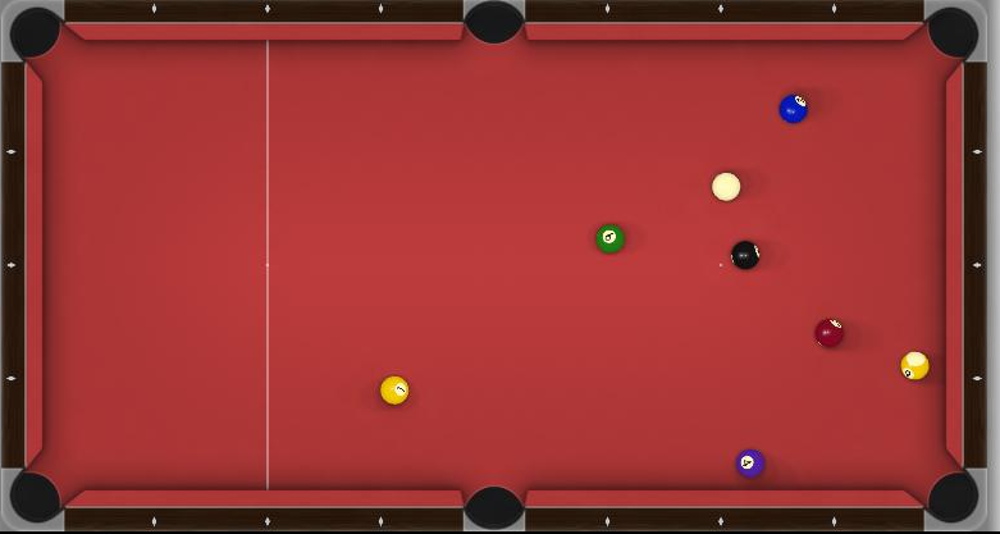
#> input picture poolBIG.png, 1000 x 534 px
$ python -i distance.py   (imports and definitions only)   (older library calls are emulated)
#> lines starting #> are read from the running program, lines starting #| are printed output that depends on the picture; after the words box and inside, x2 and y2 are one past the last pixel; in counts of white or black regions, pixels touching at a corner belong together
#> further down, picture is the input picture: shape (534, 1000, 3); mean B, G, R 52.8, 53.9, 152.1
import cv2
import numpy
import math
from enum import Enum

class CornerDistance:
    """
    An OpenCV pipeline generated by GRIP.
    """

    def __init__(self):
        """initializes all values to presets or None if need to be set
        """

        self.__rgb_threshold_red = [245.36870503597123, 255.0]
        self.__rgb_threshold_green = [0.0, 255.0]
        self.__rgb_threshold_blue = [0.0, 255.0]

        self.rgb_threshold_output = None

        self.__find_contours_input = self.rgb_threshold_output
        self.__find_contours_external_only = False

        self.find_contours_output = None

        self.__filter_contours_contours = self.find_contours_output
        self.__filter_contours_min_area = 1000.0
        self.__filter_contours_min_perimeter = 0
        self.__filter_contours_min_width = 0
        self.__filter_contours_max_width = 1000
        self.__filter_contours_min_height = 0
        self.__filter_contours_max_height = 1000
        self.__filter_contours_solidity = [0, 100]
        self.__filter_contours_max_vertices = 1000000
        self.__filter_contours_min_vertices = 0
        self.__filter_contours_min_ratio = 0
        self.__filter_contours_max_ratio = 1000

        self.filter_contours_output = None


    def process(self, source0):
        """
        Runs the pipeline and sets all outputs to new values.
        """
        # Step RGB_Threshold0:
        self.__rgb_threshold_input = source0
        (self.rgb_threshold_output) = self.__rgb_threshold(self.__rgb_threshold_input, self.__rgb_threshold_red, self.__rgb_threshold_green, self.__rgb_threshold_blue)

        # Step Find_Contours0:
        self.__find_contours_input = self.rgb_threshold_output
        (self.find_contours_output) = self.__find_contours(self.__find_contours_input, self.__find_contours_external_only)

        # Step Filter_Contours0:
        self.__filter_contours_contours = self.find_contours_output
        (self.filter_contours_output) = self.__filter_contours(source0, self.__filter_contours_contours, self.__filter_contours_min_area, self.__filter_contours_min_perimeter, self.__filter_contours_min_width, self.__filter_contours_max_width, self.__filter_contours_min_height, self.__filter_contours_max_height, self.__filter_contours_solidity, self.__filter_contours_max_vertices, self.__filter_contours_min_vertices, self.__filter_contours_min_ratio, self.__filter_contours_max_ratio)

        return self.filter_contours_output

    @staticmethod
    def __rgb_threshold(input, red, green, blue):
        """Segment an image based on color ranges.
        Args:
            input: A BGR numpy.ndarray.
            red: A list of two numbers the are the min and max red.
            green: A list of two numbers the are the min and max green.
            blue: A list of two numbers the are the min and max blue.
        Returns:
            A black and white numpy.ndarray.
        """
        out = cv2.cvtColor(input, cv2.COLOR_BGR2RGB)
        return cv2.inRange(out, (red[0], green[0], blue[0]),  (red[1], green[1], blue[1]))
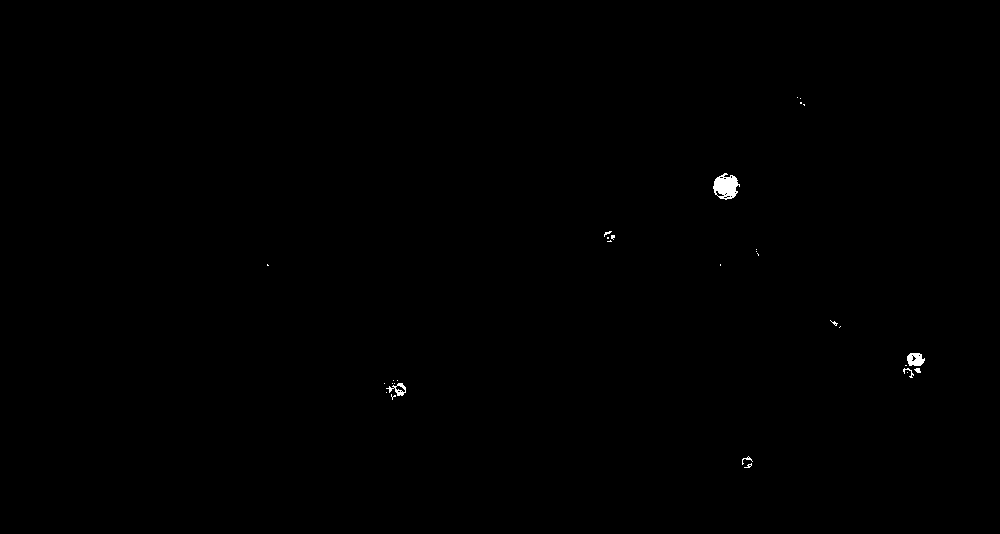
#> returned value: shape (534, 1000); 0.18% white; 31 white regions (25 under 20 px), largest, box (x1, y1, x2, y2) and area: (713, 173, 740, 200) 469, (907, 353, 925, 366) 177, (386, 383, 406, 396) 107, (903, 368, 914, 378) 34, (742, 456, 753, 465) 27, (914, 368, 921, 373) 24

    @staticmethod
    def __find_contours(input, external_only):
        """Sets the values of pixels in a binary image to their distance to the nearest black pixel.
        Args:
            input: A numpy.ndarray.
            external_only: A boolean. If true only external contours are found.
        Return:
            A list of numpy.ndarray where each one represents a contour.
        """
        if(external_only):
            mode = cv2.RETR_EXTERNAL
        else:
            mode = cv2.RETR_LIST
        method = cv2.CHAIN_APPROX_SIMPLE
        im2, contours, hierarchy =cv2.findContours(input, mode=mode, method=method)
        return contours

    @staticmethod
    def __filter_contours(source0, input_contours, min_area, min_perimeter, min_width, max_width,
                        min_height, max_height, solidity, max_vertex_count, min_vertex_count,
                        min_ratio, max_ratio):
        """Filters out contours that do not meet certain criteria.
        Args:
            input_contours: Contours as a list of numpy.ndarray.
            min_area: The minimum area of a contour that will be kept.
            min_perimeter: The minimum perimeter of a contour that will be kept.
            min_width: Minimum width of a contour.
            max_width: MaxWidth maximum width.
            min_height: Minimum height.
            max_height: Maximimum height.
            solidity: The minimum and maximum solidity of a contour.
            min_vertex_count: Minimum vertex Count of the contours.
            max_vertex_count: Maximum vertex Count.
            min_ratio: Minimum ratio of width to height.
            max_ratio: Maximum ratio of width to height.
        Returns:
            Contours as a list of numpy.ndarray.
        """
#> called with min_area = 1000, min_perimeter = 0, min_width = 0, max_width = 1000, min_height = 0, max_height = 1000, max_vertex_count = 1000000, min_vertex_count = 0
        output = []
        corners = []
        for contour in input_contours:
            x,y,w,h = cv2.boundingRect(contour)
            if (w < min_width or w > max_width):
                continue
            if (h < min_height or h > max_height):
                continue
            area = cv2.contourArea(contour)
            if (area < min_area):
                continue
            if (cv2.arcLength(contour, True) < min_perimeter):
                continue
            hull = cv2.convexHull(contour)
            solid = 100 * area / cv2.contourArea(hull)
            if (solid < solidity[0] or solid > solidity[1]):
                continue
            if (len(contour) < min_vertex_count or len(contour) > max_vertex_count):
                continue
            ratio = (float)(w) / h
            if (ratio < min_ratio or ratio > max_ratio):
                continue
            output.append(contour)

            cv2.drawContours(source0, contour, -1, (0, 255, 0), 2)
#> this loop made 50 passes
#> (x, y, w, h, area) on passes 9, 10, 23, 42, 46: (395, 385, 11, 8, 37), (386, 383, 20, 13, 106), (907, 353, 18, 13, 164), (715, 190, 10, 7, 26.5), (713, 173, 27, 27, 458)
#> after the loop, output = []

        for contour in output:
            M = cv2.moments(contour)
            cX = int(M["m10"] / M["m00"])
            cY = int(M["m01"] / M["m00"])
            corners.append([cX,cY])
#> this loop made 0 passes
#> after the loop, corners = []
        return corners

>>> import cv2
>>> picture = cv2.imread('poolBIG.png')
>>> result = CornerDistance().process(picture)
#> result = []

$ run again, on pool.jpg
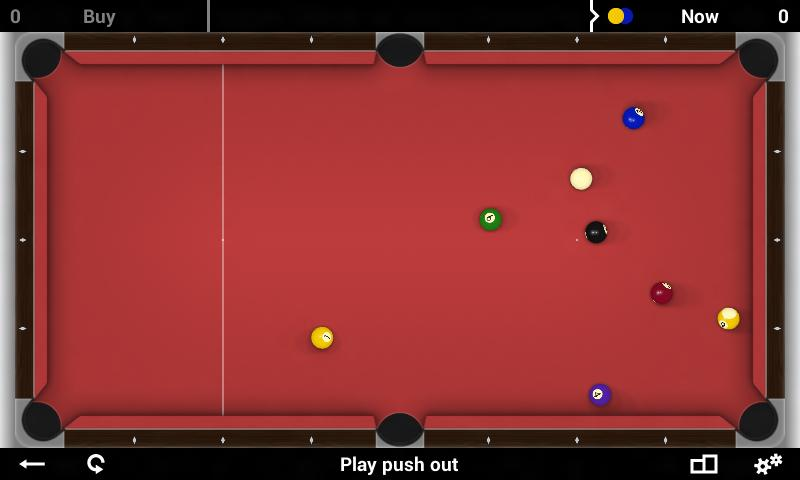
#> input picture pool.jpg, 800 x 480 px
#> picture is the input picture: shape (480, 800, 3); mean B, G, R 50.4, 51.3, 134.7
#> in __rgb_threshold, `return cv2.inRange(out, (red[0], green[0], blue[0]),  (red[1], green[1..`:
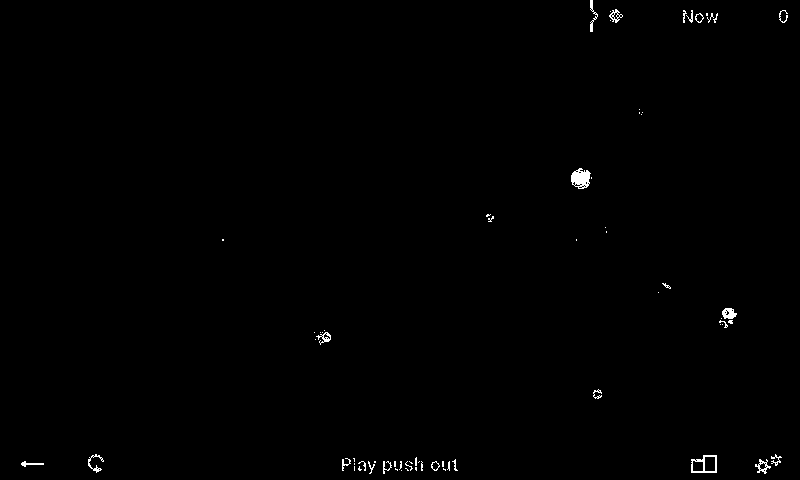
#> returned value: shape (480, 800); 0.46% white in thin lines or dots
#> the loop in __filter_contours, `for contour in input_contours:` made 129 passes
#> (x, y, w, h, area) on passes 16, 19, 20, 23, 34, 37, 42, 45: (759, 462, 8, 8, 32), (431, 461, 9, 10, 41), (692, 460, 12, 12, 110.5), (431, 461, 9, 10, 49), (21, 461, 23, 6, 33), (755, 459, 16, 15, 90), (704, 456, 12, 16, 163), (691, 455, 26, 18, 373.5)
#> after the loop in __filter_contours, `for contour in input_contours:`: output = []
